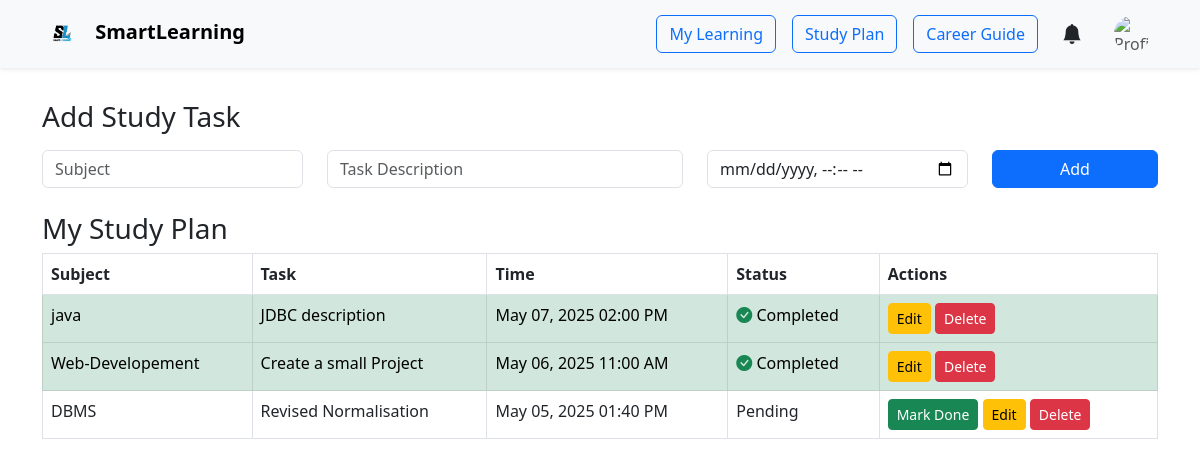
The app's page /st_dashboard.php (signed in) with its own data.
### tables this page shows
CREATE TABLE `study_plan` (
  `id` int(11) NOT NULL,
  `student_id` int(11) NOT NULL,
  `subject` varchar(100) NOT NULL,
  `task` text NOT NULL,
  `datetime` datetime NOT NULL,
  `completed` tinyint(1) DEFAULT 0
);

### st_dashboard.php (the view, shortened to what this page needs)
<?php
include_once 'student_navbar.php';
include 'db_connect.php';
$student_id = $_SESSION['user_id'];
$plans = $conn->query("SELECT * FROM study_plan WHERE student_id = $student_id ORDER BY datetime DESC");
?>
<!DOCTYPE html>
<html lang="en">
<head>
    <link href="https://cdn.jsdelivr.net/npm/bootstrap@5.3.0/dist/css/bootstrap.min.css" rel="stylesheet">
    <link href="https://cdn.jsdelivr.net/npm/bootstrap-icons@1.10.5/font/bootstrap-icons.css" rel="stylesheet">
</head>
<body>
<div class="container mt-4">
  <h3 class="mb-3">Add Study Task</h3>
  <form action="add_study_plan.php" method="post" class="mb-4">
    <div class="row">
      <div class="col-md-3"><input type="text" name="subject" class="form-control" placeholder="Subject" required></div>
      <div class="col-md-4"><input type="text" name="task" class="form-control" placeholder="Task Description" required></div>
      <div class="col-md-3"><input type="datetime-local" name="datetime" class="form-control" required></div>
      <div class="col-md-2"><button type="submit" class="btn btn-primary w-100">Add</button></div>
    </div>
  </form>
    <h3>My Study Plan</h3>
    <table class="table table-bordered">
        <thead>
            <tr>
                <th>Subject</th>
                <th>Task</th>
                <th>Time</th>
                <th>Status</th>
                <th>Actions</th>
            </tr>
        </thead>
        <tbody>
            <?php foreach ($plans as $row): ?>
            <tr class="<?= $row['completed'] ? 'table-success' : '' ?>">
                <td><?= htmlspecialchars($row['subject']) ?></td>
                <td><?= htmlspecialchars($row['task']) ?></td>
                <td><?= date('M d, Y h:i A', strtotime($row['datetime'])) ?></td>
                <td><?= $row['completed'] ? '<i class="bi bi-check-circle-fill text-success"></i> Completed' : 'Pending' ?></td>
                <td>
                    <?php if (!$row['completed']): ?>
                    <a href="mark_done.php?id=<?= $row['id'] ?>" class="btn btn-sm btn-success">Mark Done</a>
                    <?php endif; ?>
                    <button class="btn btn-sm btn-warning" data-bs-toggle="modal" data-bs-target="#editModal<?= $row['id'] ?>">Edit</button>
                    <form action="delete_study_plan.php" method="post" style="display:inline;" onsubmit="return confirm('Are you sure to delete?')">
                        <button type="submit" class="btn btn-sm btn-danger">Delete</button>
                    </form>
                </td>
            </tr>
            <?php endforeach; ?>
        </tbody>
    </table>
</div>
</body>
</html>

### records on screen
study_plan: subject "java", task "JDBC description", datetime "May 07, 2025 02:00 PM", completed 1 (drawn)
study_plan: subject "Web-Developement", task "Create a small Project", datetime "May 06, 2025 11:00 AM", completed 1 (drawn)
study_plan: subject "DBMS", task "Revised Normalisation", datetime "May 05, 2025 01:40 PM", completed "Pending"
